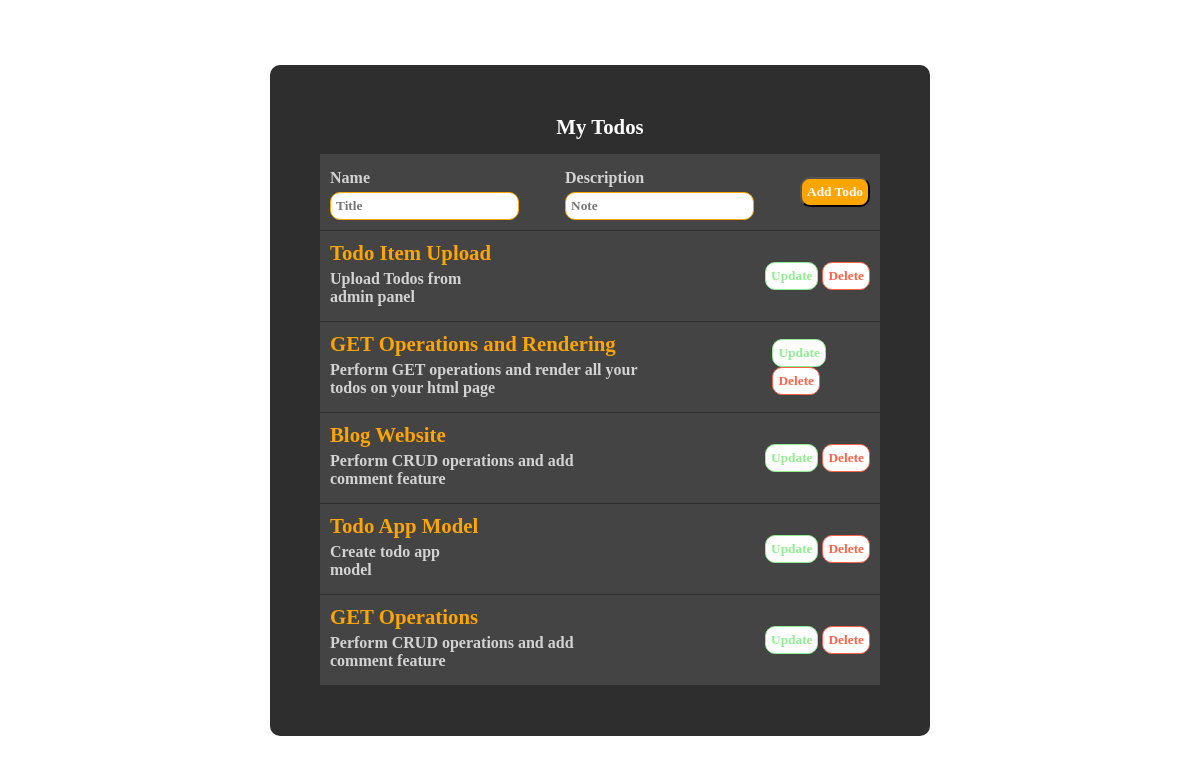
The page / on the database its author committed.
### todo/models.py (models this page shows, shortened)
class Todo(models.Model):
  title = models.CharField(max_length=255, blank=True)
  note = models.TextField(max_length=255)

### todo/views.py (the view)
# urls.py: path("", views.readCreate, name="index"),
def readCreate(request):
  items = Todo.objects.all()
  if request.method == 'POST':
    title = request.POST.get('title')
    note = request.POST.get('note')
    create = Todo.objects.create(title=title, note=note)
    create.save()
  return render(request, "index.html", {"items": items})

### todo/templates/index.html (shortened to what this page needs)
{% load static %}
<!DOCTYPE html>
<html lang="en">
  <head>
    <link rel="stylesheet" href="{% static 'styles.css' %}">
  </head>
  <body>
    <div class="todo center">
      <p class="title" >My Todos</p>
      <form class="items" action="" method="post">
        <div>
          <p>Name</p>
          <input placeholder="Title" type="text" name="title">
        </div>
        <div>
          <p>Description</p>
          <input placeholder="Note" type="text" name="note">
        </div>
        <button type="submit" class="button-add">Add Todo</button>
      </form>
      {% for item in items %}
        <div class="items">
          <div>
            <span class="title">{{item.title}}</span>
            <p class="note">{{item.note}}</p>
          </div>
          <div class="button-div">
            <a href="{% url 'update' pk=item.pk %}"><button>Update</button></a>
            <a href="{% url 'delete' pk=item.pk %}"><button>Delete</button></a>
          </div>
        </div>
      {% endfor %}
    </div>
  </body>
</html>

### todo/static/styles.css (style rules this page uses)
* { margin: 0; padding: 0; box-sizing: border-box; font-family: Poppins; font-weight: bold; }
body { display: flex; justify-content: center; align-items: center; flex-direction: column; height: 100vh; }
div.todo { background-color: rgb(47, 46, 46); width: 55vw; color: white; margin: 0 auto; border-radius: 10px; padding: 50px; overflow-y: scroll; }
.items { background-color: rgb(68, 68, 68); color: lightgray; display: flex; align-items: center; justify-content: space-between; margin: 0 auto; padding: 10px; text-align: left; margin-bottom: 1px; }
.center { text-align: center; }
button.button-add { padding: 5px; background-color: orange; color: white; border-radius: 10px; }
input { padding: 5px; border-radius: 10px; border: 1px solid orange; }
.button-div a:nth-child(1) button { border: 1px lightgreen solid; background-color: white; color: lightgreen; padding: 5px; border-radius: 10px; }
.button-div a:nth-child(2) button { border: 1px tomato solid; background-color: white; color: tomato; padding: 5px; border-radius: 10px; }
.title { margin-bottom: 15px; margin-top: 0; font-size: 1.3rem; }
p { margin:5px 0 ; }
p.note { width: 75%; }
span.title { color: orange; }

### rows shown on the page
Todo: title "Todo Item Upload", note "Upload Todos from admin panel"
Todo: title "GET Operations and Rendering", note "Perform GET operations and render all your todos on your html page"
Todo: title "Blog Website", note "Perform CRUD operations and add comment feature"
Todo: title "Todo App Model", note "Create todo app model"
Todo: title "GET Operations", note "Perform CRUD operations and add comment feature"
